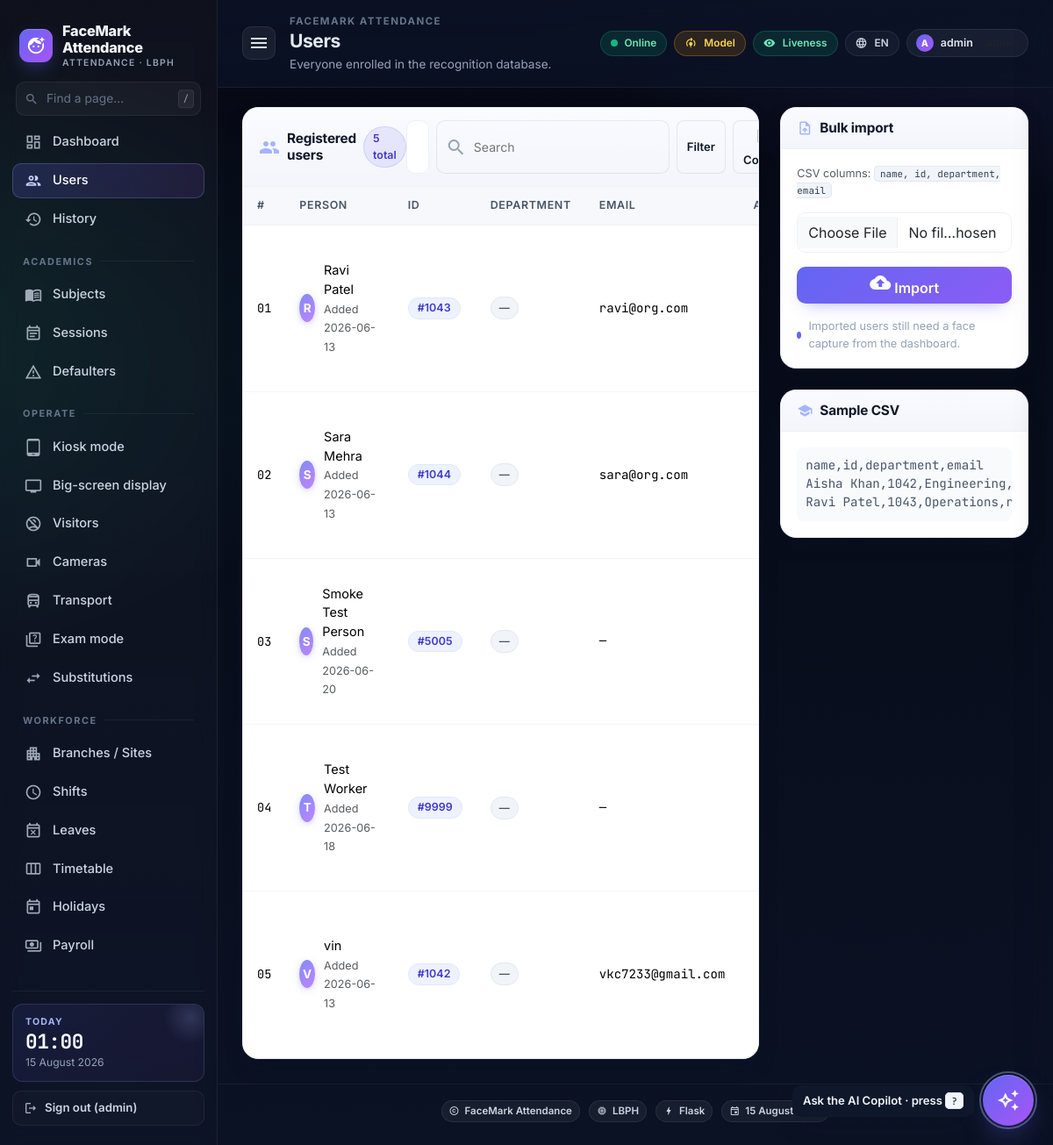
/listusers (signed in), run on the app's committed database.
### tables this page shows
CREATE TABLE settings (
    key   TEXT PRIMARY KEY,
    value TEXT NOT NULL
);

CREATE TABLE persons (
    id            INTEGER PRIMARY KEY AUTOINCREMENT,
    person_id     TEXT UNIQUE NOT NULL,
    name          TEXT NOT NULL,
    department_id INTEGER,
    email         TEXT,
    created_at    TEXT NOT NULL, guardian_email TEXT, date_of_birth TEXT, phone TEXT, guardian_phone TEXT, branch_id INTEGER, contractor_id INTEGER, pin_hash TEXT, qr_secret TEXT, lang TEXT, rfid_uid TEXT, tenant_id INTEGER, manager_id TEXT, chat_user_id TEXT, scim_external_id TEXT,
    FOREIGN KEY(department_id) REFERENCES departments(id) ON DELETE SET NULL
);

### app.py (the view)
@app.route('/listusers')
@login_required
def list_users():
    q = request.args.get('q', '').strip()
    dept = request.args.get('dept') or None
    persons = db.list_persons(int(dept) if dept and dept.isdigit() else None, q)
    return render_template('listusers.html',
                           persons=persons,
                           departments=db.list_departments(),
                           q=q, selected_dept=dept,
                           totalreg=total_registered())

### app.py (called while the page is built)
@app.after_request
def _metrics_record(resp):
    try:
        ms = (time.perf_counter() - getattr(__import__('flask').g, 't0', time.perf_counter())) * 1000.0
        infra_record_request(resp.status_code, ms)
    except Exception:  # noqa: BLE001
        pass
    return resp

@app.context_processor
def _inject_infra():
    return {'csp_nonce': infra_mw.csp_nonce,
            'asset_version': os.environ.get('FACEMARK_ASSET_VERSION', 'v2')}

@app.after_request
def _cache_static(resp):
    if request.path.startswith('/static/'):
        if 'v=' in request.query_string.decode('utf-8', errors='ignore'):
            resp.headers['Cache-Control'] = 'public, max-age=31536000, immutable'
        else:
            resp.headers['Cache-Control'] = 'public, max-age=86400'
    return resp

def total_registered() -> int:
    if not os.path.isdir(FACES_DIR):
        return 0
    return sum(1 for d in os.listdir(FACES_DIR)
               if os.path.isdir(os.path.join(FACES_DIR, d)) and os.listdir(os.path.join(FACES_DIR, d)))

def login_required(fn):
    @wraps(fn)
    def wrap(*a, **kw):
        if not session.get('admin'):
            if request.path.startswith(('/api/', '/video_feed', '/start_', '/stop_', '/capture_status')):
                return jsonify({'ok': False, 'msg': 'auth required'}), 401
            return redirect(url_for('login', next=request.path))
        return fn(*a, **kw)
    return wrap

### db.py (called while the page is built, shortened)
def _pragma_once(conn: sqlite3.Connection) -> None:
    global _PRAGMA_ONCE_DONE
    if _PRAGMA_ONCE_DONE:
        return

def get_conn() -> sqlite3.Connection:
    conn = sqlite3.connect(DB_PATH, timeout=10.0,
                           check_same_thread=False)
    conn.row_factory = sqlite3.Row
    conn.execute('PRAGMA foreign_keys = ON')
    conn.execute('PRAGMA busy_timeout = 5000')
    _pragma_once(conn)
    return conn

@contextmanager
def tx():
    conn = get_conn()
    try:
        yield conn
        conn.commit()
    finally:
        conn.close()

def get_setting(key: str, default: Optional[str] = None) -> Optional[str]:
    with tx() as c:
        r = c.execute('SELECT value FROM settings WHERE key = ?', (key,)).fetchone()
        return r['value'] if r else default

def list_departments() -> list[sqlite3.Row]:
    with tx() as c:
        return c.execute('SELECT * FROM departments ORDER BY name').fetchall()

### infra/csrf.py (called while the page is built)
def _token() -> str:
    tok = session.get('_csrf')
    if not tok:
        tok = secrets.token_urlsafe(24)
        session['_csrf'] = tok
    return tok

### templates/listusers.html (shortened to what this page needs)
{% extends 'base.html' %}
{% block page_title %}Users{% endblock %}
{% block page_sub %}Everyone enrolled in the recognition database.{% endblock %}
{% block content %}
<div class="row g-4">
  <div class="col-lg-8">
    <div class="card surface">
      <div class="surface-head">
        <div class="d-flex align-items-center gap-2">
          <i class="material-icons" style="color:#a5b4fc">group</i>
          <h5 class="m-0">Registered users</h5>
          <span class="chip">{{ persons | length }} total</span>
        </div>
        <form method="GET" class="d-flex gap-2">
          <select name="dept" class="form-select form-select-sm">
            <option value="">All classes</option>
          </select>
          <div class="search-box">
            <i class="material-icons-outlined md-16">search</i>
            <input class="bare" name="q" type="search" value="{{ q }}" placeholder="Search">
          </div>
          <button class="btn btn-ghost btn-sm">Filter</button>
          <a class="btn btn-ghost btn-sm" href="{{ url_for('contacts_csv') }}" title="Export student + guardian contact list">
            <i class="material-icons md-16">contact_mail</i> Contacts
          </a>
        </form>
      </div>
      <div class="surface-body p-0">
        <div class="table-responsive">
          <table class="table table-clean mb-0">
            <thead>
              <tr><th style="width:60px">#</th><th>Person</th><th>ID</th><th>Department</th><th>Email</th><th class="text-end">Actions</th></tr>
            </thead>
            <tbody>
              {% if persons %}
                {% for p in persons %}
                  <tr>
                    <td class="muted-num">{{ '%02d' % loop.index }}</td>
                    <td>
                      <a class="user-cell text-decoration-none text-reset" href="{{ url_for('user_detail', pid=p.person_id) }}">
                        <div>
                          <div>{{ p.name }}</div>
                          <small class="text-muted">Added {{ p.created_at[:10] if p.created_at else '' }}</small>
                        </div>
                      </a>
                    </td>
                    <td><span class="badge id-badge">#{{ p.person_id }}</span></td>
                    <td><span class="dept-chip">{{ p.department_name or '—' }}</span></td>
                    <td class="mono small">{{ p.email or '—' }}</td>
                    <td class="text-end">
                    </td>
                  </tr>
                {% endfor %}
              {% else %}
                <tr><td colspan="6" class="empty">
                  <i class="material-icons-outlined">group_off</i>
                  <span>No users match your filter.</span>
                </td></tr>
              {% endif %}
            </tbody>
          </table>
        </div>
      </div>
    </div>
  </div>
  <div class="col-lg-4">
    <div class="card surface">
      <div class="surface-head">
        <h5 class="m-0"><i class="material-icons" style="color:#a5b4fc">upload_file</i> Bulk import</h5>
      </div>
      <div class="surface-body">
        <form action="{{ url_for('import_users') }}" method="POST" enctype="multipart/form-data" class="vstack gap-3">
          <p class="text-muted small mb-0">CSV columns: <code>name, id, department, email</code></p>
          <input type="file" name="csv" accept=".csv" class="form-control" required>
          <button class="btn btn-primary">
            <i class="material-icons md-18">cloud_upload</i> Import
          </button>
          <div class="hint">
            <span class="dot dot-indigo"></span> Imported users still need a face capture from the dashboard.
          </div>
        </form>
      </div>
    </div>
    <div class="card surface mt-4">
      <div class="surface-head">
        <h5 class="m-0"><i class="material-icons" style="color:#a5b4fc">school</i> Sample CSV</h5>
      </div>
      <div class="surface-body">
<pre class="mono small mb-0" style="background:#f8fafc;padding:10px;border-radius:8px">
name,id,department,email
Aisha Khan,1042,Engineering,aisha@org.com
Ravi Patel,1043,Operations,ravi@org.com
</pre>
      </div>
    </div>
  </div>
</div>
{% endblock %}

### templates/base.html (shortened to what this page needs)
<!doctype html>
<html lang="en">
<head>
  <link href="https://cdn.jsdelivr.net/npm/bootstrap@5.3.2/dist/css/bootstrap.min.css" rel="stylesheet">
  <link href="{{ url_for('static', filename='css/styles.css') }}?v={{ asset_version }}" rel="stylesheet">
</head>
<body>
<div class="app-shell">
  <aside class="sidebar" id="sidebar">
    <div class="brand">
      <span class="brand-mark"><i class="material-icons">face_retouching_natural</i></span>
      <span class="brand-name">
        {{ org_name }}
        <small>Attendance · {{ recognizer_backend }}</small>
      </span>
    </div>
    <div class="side-search">
      <i class="material-icons-outlined">search</i>
      <input type="text" placeholder="Find a page…" id="sideSearch" autocomplete="off" />
      <kbd>/</kbd>
    </div>
    <nav class="side-nav" id="sideNav">
      <a class="side-link {% if request.endpoint == 'home' %}active{% endif %}" href="{{ url_for('home') }}">
        <i class="material-icons-outlined">dashboard</i><span>Dashboard</span>
      </a>
      <a class="side-link {% if request.endpoint == 'list_users' %}active{% endif %}" href="{{ url_for('list_users') }}">
        <i class="material-icons-outlined">group</i><span>Users</span>
      </a>
      <a class="side-link {% if request.endpoint == 'history' %}active{% endif %}" href="{{ url_for('history') }}">
        <i class="material-icons-outlined">history</i><span>History</span>
      </a>
      <div class="side-section">Academics</div>
      <a class="side-link {% if request.endpoint == 'subjects' %}active{% endif %}" href="{{ url_for('subjects') }}">
        <i class="material-icons-outlined">menu_book</i><span>Subjects</span>
      </a>
      <a class="side-link {% if request.endpoint in ('sessions', 'session_detail') %}active{% endif %}" href="{{ url_for('sessions') }}">
        <i class="material-icons-outlined">event_note</i><span>Sessions</span>
      </a>
      <a class="side-link {% if request.endpoint == 'defaulters' %}active{% endif %}" href="{{ url_for('defaulters') }}">
        <i class="material-icons-outlined">warning_amber</i><span>Defaulters</span>
      </a>
      <div class="side-section">Operate</div>
      <a class="side-link" href="{{ url_for('kiosk') }}" target="_blank">
        <i class="material-icons-outlined">tablet_android</i><span>Kiosk mode</span>
      </a>
      <a class="side-link" href="{{ url_for('display_board') }}" target="_blank">
        <i class="material-icons-outlined">tv</i><span>Big-screen display</span>
      </a>
      <a class="side-link {% if request.endpoint == 'visitors' %}active{% endif %}" href="{{ url_for('visitors') }}">
        <i class="material-icons-outlined">no_accounts</i><span>Visitors</span>
      </a>
      <a class="side-link {% if request.endpoint == 'cameras' %}active{% endif %}" href="{{ url_for('cameras') }}">
        <i class="material-icons-outlined">videocam</i><span>Cameras</span>
      </a>
      <a class="side-link {% if request.endpoint in ('transport','transport_stops') %}active{% endif %}" href="{{ url_for('transport') }}">
        <i class="material-icons-outlined">directions_bus</i><span>Transport</span>
      </a>
      <a class="side-link {% if request.endpoint in ('exams','exam_detail') %}active{% endif %}" href="{{ url_for('exams') }}">
        <i class="material-icons-outlined">quiz</i><span>Exam mode</span>
      </a>
      <a class="side-link {% if request.endpoint == 'substitutions_page' %}active{% endif %}" href="{{ url_for('substitutions_page') }}">
        <i class="material-icons-outlined">swap_horiz</i><span>Substitutions</span>
      </a>
      <div class="side-section">Workforce</div>
      <a class="side-link {% if request.endpoint == 'branches' %}active{% endif %}" href="{{ url_for('branches') }}">
        <i class="material-icons-outlined">apartment</i><span>Branches / Sites</span>
      </a>
      <a class="side-link {% if request.endpoint == 'shifts' %}active{% endif %}" href="{{ url_for('shifts') }}">
        <i class="material-icons-outlined">schedule</i><span>Shifts</span>
      </a>
      <a class="side-link {% if request.endpoint == 'leaves' %}active{% endif %}" href="{{ url_for('leaves') }}">
        <i class="material-icons-outlined">event_busy</i><span>Leaves</span>
      </a>
      <a class="side-link {% if request.endpoint == 'timetable' %}active{% endif %}" href="{{ url_for('timetable') }}">
        <i class="material-icons-outlined">view_week</i><span>Timetable</span>
      </a>
      <a class="side-link {% if request.endpoint == 'holidays' %}active{% endif %}" href="{{ url_for('holidays') }}">
        <i class="material-icons-outlined">today</i><span>Holidays</span>
      </a>
      <a class="side-link {% if request.endpoint == 'payroll_view' %}active{% endif %}" href="{{ url_for('payroll_view') }}">
        <i class="material-icons-outlined">payments</i><span>Payroll</span>
      </a>
      <div class="side-section">Reports</div>
    </nav>
    <div class="side-foot">
      <div class="side-card">
        <div class="side-card-title">Today</div>
        <div class="side-card-value" id="sideClock">--:--</div>
        <div class="side-card-sub">{{ datetoday2 }}</div>
      </div>
      {% if admin_user %}
      <a class="side-logout" href="{{ url_for('logout') }}">
        <i class="material-icons-outlined md-18">logout</i> Sign out ({{ admin_user }})
      </a>
      {% endif %}
    </div>
  </aside>
  <div class="main">
    <header class="topbar">
      <button class="icon-btn sidebar-toggle" id="sidebarToggle" aria-label="Toggle sidebar">
        <i class="material-icons">menu</i>
      </button>
      <div class="topbar-title">
        <div class="crumb">{% block crumb %}{{ org_name }}{% endblock %}</div>
        <h1>{% block page_title %}Dashboard{% endblock %}</h1>
        <p>{% block page_sub %}Real-time face recognition attendance{% endblock %}</p>
      </div>
      <div class="topbar-right">
        <span class="pill" title="Server is reachable"><span class="pulse"></span> Online</span>
        {% if model_trained %}
          <span class="pill pill-good" title="Recogniser model is trained">
            <i class="material-icons md-16">verified</i> Model
          </span>
        {% else %}
          <span class="pill pill-warn" title="No trained recogniser yet — register a user">
            <i class="material-icons md-16">model_training</i> Model
          </span>
        {% endif %}
        {% if liveness_on %}
          <span class="pill pill-good" title="Liveness anti-spoofing on">
            <i class="material-icons md-16">remove_red_eye</i> Liveness
          </span>
        {% endif %}
        <div class="dropdown">
          <button class="pill ghost" data-bs-toggle="dropdown" aria-expanded="false" title="Language">
            <i class="material-icons md-16">language</i>
            {{ lang|upper }}
          </button>
        </div>
        {% if admin_user %}
        <div class="dropdown">
          <button class="role-chip" data-bs-toggle="dropdown" aria-expanded="false" title="Account">
            <span class="role-avatar">{{ admin_user[0]|upper }}</span>
            <span class="d-none d-md-inline">{{ admin_user }}</span>
            <span class="d-none d-md-inline text-muted">· {{ admin_role }}</span>
          </button>
        </div>
        {% endif %}
      </div>
    </header>
    <div class="content">
      {% block content %}{% endblock %}
    </div>
    <footer class="app-footer">
      <span class="ft-pill"><i class="material-icons-outlined">copyright</i> {{ org_name }}</span>
      <span class="ft-pill"><i class="material-icons-outlined">memory</i> {{ recognizer_backend }}</span>
      <span class="ft-pill"><i class="material-icons-outlined">bolt</i> Flask</span>
      <span class="ft-pill"><i class="material-icons-outlined">event</i> {{ datetoday2 }}</span>
    </footer>
    {% if admin_user %}
    <button class="fab-copilot" id="fabCopilot" aria-label="Open AI Copilot">
      <i class="material-icons-outlined">auto_awesome</i>
    </button>
    <div class="fab-tip" id="fabTip">Ask the AI Copilot · press <kbd>?</kbd></div>
    {% endif %}
  </div>
</div>
</body>
</html>

### data on the page
settings: value "FaceMark Attendance", value "FACEMARK ATTENDANCE"
persons: index "01", name "Ravi Patel", created_at "2026-06-13", person_id "1043", department_name "—", email "ravi@org.com"
persons: index "02", name "Sara Mehra", created_at "2026-06-13", person_id "1044", department_name "—", email "sara@org.com"
persons: index "03", name "Smoke Test Person", created_at "2026-06-20", person_id "5005", department_name "—", email "—"
persons: index "04", name "Test Worker", created_at "2026-06-18", person_id "9999", department_name "—", email "—"
persons: index "05", name "vin", created_at "2026-06-13", person_id "1042", department_name "—", email "vkc7233@gmail.com"

### other printed values
{{ recognizer_backend }} "LBPH"
{{ admin_user }} "admin"
{{ lang|upper }} "EN"
{{ admin_user[0]|upper }} "A"
{{ persons | length }} "5"
